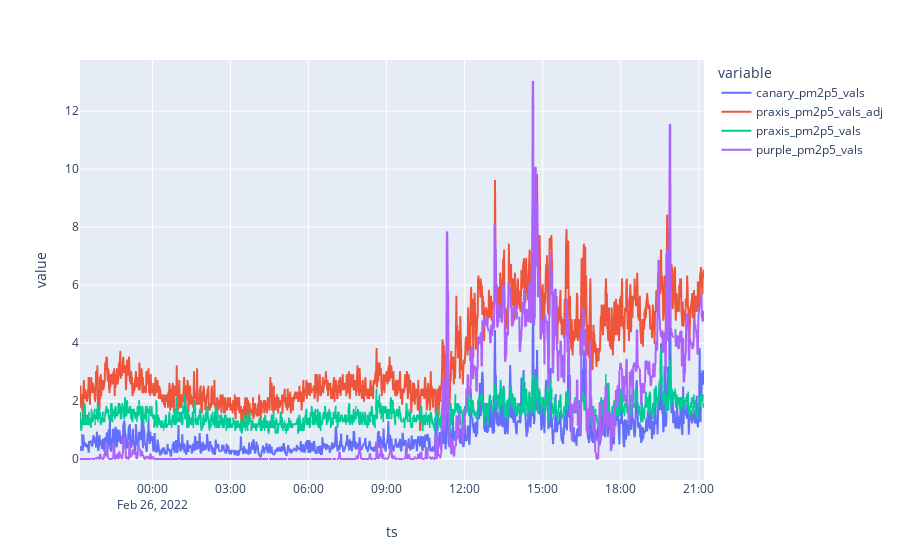

Source (notebook cell):
### Code cell
fig = comb_df[['canary_pm2p5_vals', 'praxis_pm2p5_vals_adj', 'praxis_pm2p5_vals', 'purple_pm2p5_vals']].plot();
fig.show()

### Figure 1 — Plotly figure (JSON) as saved in the notebook; plotly's stock layout.template omitted (floating-point values rounded to 4 significant figures; data arrays with more than 128 entries replaced by an {"elided": "..."} marker saying what was removed)
{"data": [{"hovertemplate": "variable=canary_pm2p5_vals<br>ts=%{x}<br>value=%{y}<extra></extra>", "legendgroup": "canary_pm2p5_vals", "line": {"color": "#636efa", "dash": "solid"}, "marker": {"symbol": "circle"}, "mode": "lines", "name": "canary_pm2p5_vals", "showlegend": true, "type": "scattergl", "x": {"elided": "1440 str values"}, "xaxis": "x", "y": {"elided": "1440 float values"}, "yaxis": "y"}, {"hovertemplate": "variable=praxis_pm2p5_vals_adj<br>ts=%{x}<br>value=%{y}<extra></extra>", "legendgroup": "praxis_pm2p5_vals_adj", "line": {"color": "#EF553B", "dash": "solid"}, "marker": {"symbol": "circle"}, "mode": "lines", "name": "praxis_pm2p5_vals_adj", "showlegend": true, "type": "scattergl", "x": {"elided": "1440 str values"}, "xaxis": "x", "y": {"elided": "1440 float values"}, "yaxis": "y"}, {"hovertemplate": "variable=praxis_pm2p5_vals<br>ts=%{x}<br>value=%{y}<extra></extra>", "legendgroup": "praxis_pm2p5_vals", "line": {"color": "#00cc96", "dash": "solid"}, "marker": {"symbol": "circle"}, "mode": "lines", "name": "praxis_pm2p5_vals", "showlegend": true, "type": "scattergl", "x": {"elided": "1440 str values"}, "xaxis": "x", "y": {"elided": "1440 float values"}, "yaxis": "y"}, {"hovertemplate": "variable=purple_pm2p5_vals<br>ts=%{x}<br>value=%{y}<extra></extra>", "legendgroup": "purple_pm2p5_vals", "line": {"color": "#ab63fa", "dash": "solid"}, "marker": {"symbol": "circle"}, "mode": "lines", "name": "purple_pm2p5_vals", "showlegend": true, "type": "scattergl", "x": {"elided": "1440 str values"}, "xaxis": "x", "y": {"elided": "1440 float values"}, "yaxis": "y"}], "layout": {"legend": {"title": {"text": "variable"}, "tracegroupgap": 0}, "margin": {"t": 60}, "xaxis": {"anchor": "y", "domain": [0, 1], "title": {"text": "ts"}}, "yaxis": {"anchor": "x", "domain": [0, 1], "title": {"text": "value"}}}}
